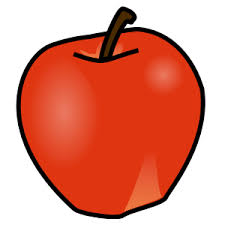
#> input picture apple.jpg, 225 x 225 px
$ python learner.py
#> lines starting #> are read from the running program, lines starting #| are printed output that depends on the picture
from PIL import Image, ImageDraw as ig_draw

img = Image.open('apple.jpg').convert("LA")
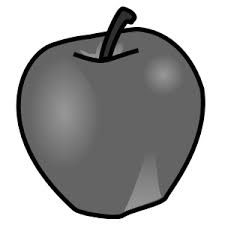
#> img: PIL image 225x225 LA; mean R, G, B, A 163.7, 163.7, 163.7, 255
img.show()

pixels = img.load()
for i in range (img.size[0]):
    for j in range(img.size[1]):
        x,y = pixels[i,j][0],pixels[i,j][1]
        x,y = abs(x-225), abs(y-225)
        pixels[i,j] = x,y

img_draw = ig_draw.Draw(img)
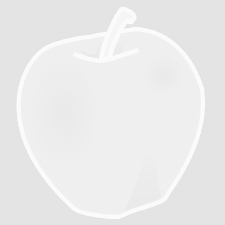
#> img: PIL image 225x225 LA; mean R, G, B, A 86.5, 86.5, 86.5, 30; transparent parts drawn white
img_draw.text((20,20),"Aditya Joshi",fill='Black')
img.show()
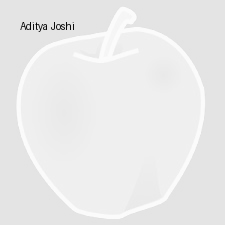
#> shown: PIL image 225x225 LA; mean R, G, B, A 86.5, 86.5, 86.5, 30.6; transparent parts drawn white
img.save('color_inversion.jpg')
